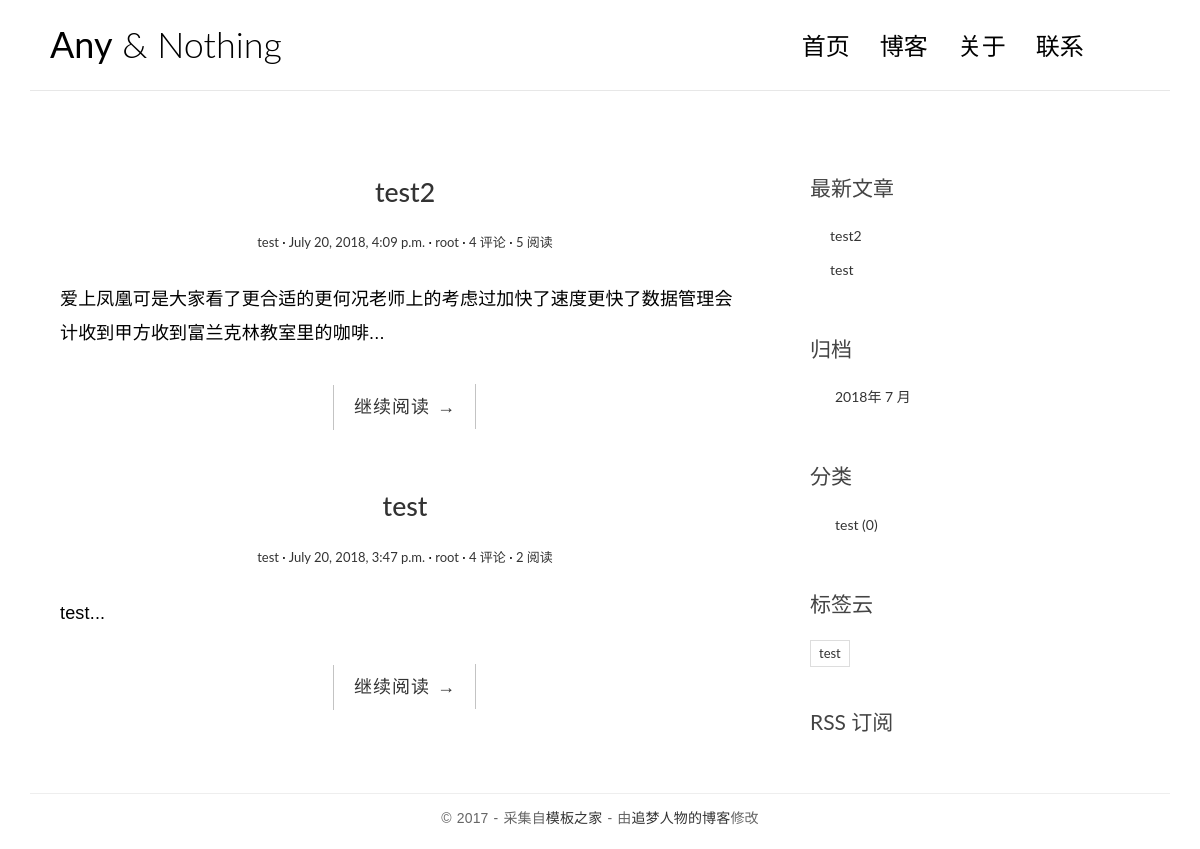
The app's page /, older data.
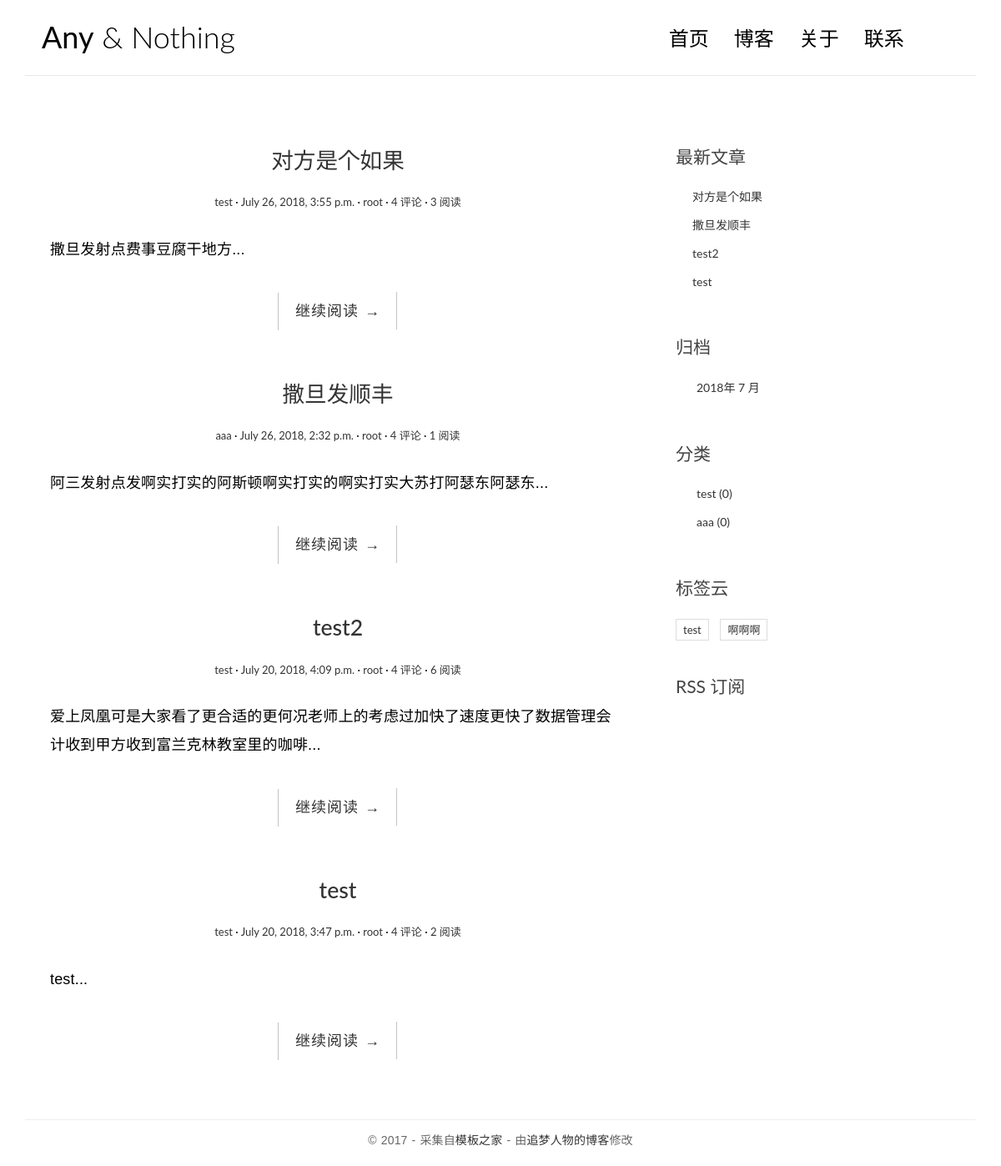
The same page, newer data.
### blog/models.py (models this page shows, shortened)
class Post(models.Model):
	title = models.CharField(max_length=100)
	body = models.TextField()
	created_time = models.DateTimeField()
	modified_time = models.DateTimeField()
	excerpt = models.CharField(max_length=200, blank=True)
	category = models.ForeignKey(Category, on_delete=models.CASCADE)
	tag = models.ManyToManyField(Tag)
	author = models.ForeignKey(User, on_delete=models.CASCADE)
	views = models.PositiveIntegerField(default=0)
	def get_absolute_url(self):
		return reverse('blog:detail', kwargs={'pk': self.pk})
	class Meta:
		ordering = ['-created_time', 'title']

class Category(models.Model):
	name = models.CharField(max_length=100)
	def __str__(self):
		return self.name

class Tag(models.Model):
	name = models.CharField(max_length=100)
	def __str__(self):
		return self.name

### blog/views.py (the view, shortened to what this page needs)
# urls.py: url(r'^$', views.IndexViews.as_view(), name='index'),
class IndexViews(ListView):
    model = Post
    template_name = 'blog/index.html'
    context_object_name = 'post_list'
    paginate_by = 5
    def get_context_data(self, **kwargs):
        context = super().get_context_data(**kwargs)
        '''
		父类生成的字典中已有了 paginator/page_obj/is_paginated 这三个模板变量
		paginator 是 Paginator 的一个实例(分页实例)
		page_obj 是 Page 的一个实例(当前分页实例)
		is_paginated 是一个布尔变量,指示是否分页
		由于 context 是一个字典,所以用 get 方法从中取出某个键对应的值
		'''
        paginator = context.get('paginator')
        page = context.get('page_obj')
        is_paginated = context.get('is_paginated')
        pagination_data = self.pagination_data(paginator, page, is_paginated)
        context.update(pagination_data)
        return context
    def pagination_data(self, paginator, page, is_paginated):
        if not is_paginated:
            return {}

### blog/templatetags/blog_tags.py (called while the page is built)
@register.simple_tag
def get_recent_posts(num=5):
	return Post.objects.all().order_by('-created_time')[:num]

@register.simple_tag
def archives():
	return Post.objects.dates('created_time', 'month', order='DESC')

@register.simple_tag
def get_categorys():
	return Category.objects.all()

@register.simple_tag
def get_tag_list():
	tag_list = Tag.objects.all()
	return tag_list

### templates/blog/index.html (shortened to what this page needs)
{% extends 'base.html' %}
{% block main %}
			{% for post in post_list %}
				<article class="post post-{{ post.pk }}">
					<header class="entry-header">
						<h1 class="entry-title">
							<a href="{{ post.get_absolute_url }}">{{ post.title }}</a>
						</h1>
						<div class="entry-meta">
							<span class="post-category"><a href="{% url 'blog:category' post.category.pk %}">{{ post.category }}</a></span>
							<span class="post-date"><a href="{% url 'blog:archives' post.created_time.year post.created_time.month %}"><time class="entry-date">{{ post.created_time }}</time></a></span>
							<span class="post-author"><a href="{% url 'blog:author' post.author.pk %}">{{ post.author }}</a></span>
							<span class="comments-link"><a href="#">4 评论</a></span>
							<span class="views-count"><a href="{{ post.get_absolute_url }}">{{ post.views }} 阅读</a></span>
						</div>
					</header>
					<div class="entry-content clearfix">
						<p> {{ post.excerpt }}...</p>
						<div class="read-more cl-effect-14">
							<a href="{{ post.get_absolute_url }}" class="more-link">继续阅读 <span class="meta-nav">→</span></a>
						</div>
					</div>
				</article>
			{% empty %}
					<div class="no-post">暂时还没有发布的文章！</div>
			{% endfor %}
{% endblock main %}

### templates/base.html (shortened to what this page needs)
{% load staticfiles %}
{% load blog_tags %}
<!DOCTYPE html>
<html>
<head>
	<link rel="stylesheet" href="{% static 'blog/css/bootstrap.min.css' %}">
	<link rel="stylesheet" href="http://code.ionicframework.com/ionicons/2.0.1/css/ionicons.min.css">
	<link rel="stylesheet" href="{% static 'blog/css/pace.css' %}">
	<link rel="stylesheet" href="{% static 'blog/css/custom.css' %}">
	<link rel="stylesheet" href="{% static 'blog/css/highlights/github.css' %}">
</head>
<body>
<div class="container">
	<header id="site-header">
		<div class="row">
			<div class="col-md-4 col-sm-5 col-xs-8">
				<div class="logo">
					<h1><a href="{% url 'blog:index' %}"><b>Any</b> &amp; Nothing</a></h1>
				</div>
			</div>
			<div class="col-md-8 col-sm-7 col-xs-4">
				<nav class="main-nav" role="navigation">
					<div class="collapse navbar-collapse" id="bs-example-navbar-collapse-1">
						<ul class="nav navbar-nav navbar-right">
							<li class="cl-effect-11"><a href="{% url 'blog:index' %}" data-hover="首页">首页</a></li>
							<li class="cl-effect-11"><a href="{% url 'blog:posts' %}" data-hover="博客">博客</a></li>
							<li class="cl-effect-11"><a href="{% url 'blog:about' %}" data-hover="关于">关于</a></li>
							<li class="cl-effect-11"><a href="{% url 'blog:contact' %}" data-hover="联系">联系</a></li>
						</ul>
					</div>
				</nav>
			</div>
		</div>
	</header>
</div>
<div class="content-body">
	<div class="container">
		<div class="row">
			<main class="col-md-8">
			{% block main %}
			{% endblock main %}
			</main>
			<aside class="col-md-4">
				<div class="widget widget-recent-posts">
					<h3 class="widget-title">最新文章</h3>
					{% get_recent_posts as recent_post_list %}
					<ul>
						{% for post in recent_post_list %}
						<li>
							<a href="{{ post.get_absolute_url }}">{{ post.title }}</a>
						</li>
					{% empty %}
					<li>暂无文章...</li>
					{% endfor %}
					</ul>
				</div>
				<div class="widget widget-archives">
					<h3 class="widget-title">归档</h3>
					{% archives as date_list %}
					<ul>
						{% for date in date_list %}
						<li>
							<a href="{% url 'blog:archives' date.year date.month %}">{{ date.year }}年 {{ date.month }} 月</a>
						</li>
						{% empty %}
						暂无归档...
						{% endfor %}
					</ul>
				</div>
				<div class="widget widget-category">
					<h3 class="widget-title">分类</h3>
					{% get_categorys as category_list %}
					<ul>
						{% for category in category_list %}
						<li>
							<a href="{% url 'blog:category' category.pk %}">{{ category.name }} <span class="post-count">(0)</span></a>
						</li>
					{% empty %}
					<li>暂无分类...</li>
					{% endfor %}
					</ul>
				</div>
				<div class="widget widget-tag-cloud">
					<h3 class="widget-title">标签云</h3>
					{% get_tag_list as tag_list %}
					<ul>
						{% for tag in tag_list %}
						<li>
							<a href="{% url 'blog:tag' tag.pk %}">{{ tag }}</a>
						</li>
						{% empty %}
						<li>暂无标签...</li>
						{% endfor %}
					</ul>
				</div>
				<div class="rss">
					<a href="{% url 'rss' %}"> RSS 订阅</a>
				</div>
			</aside>
		</div>
	</div>
</div>
<footer id="site-footer">
	<div class="container">
		<div class="row">
			<div class="col-md-12">
				<p class="copyright">&copy 2017 - 采集自<a href="http://www.cssmoban.com/"
														target="_blank" title="模板之家">模板之家</a>
					- 由<a href="http://zmrenwu.com/" title="网页模板" target="_blank">追梦人物的博客</a>修改
				</p>
			</div>
		</div>
	</div>
</footer>
</body>
</html>

### blog/static/blog/css/custom.css (style rules this page uses)
* { outline: none; }
h1, h2, h3, h4, h5, h6 { margin-top: 0; }
b { font-weight: 400; }
a { color: #333; }
body { color: #444; font-family: 'Lato', sans-serif; }
p { font-family: 'Ubuntu', sans-serif; font-weight: 400; word-spacing: 1px; letter-spacing: 0.01em; }
#site-header { background-color: #FFF; padding: 25px 20px; margin-bottom: 40px; border-bottom: 1px solid #e7e7e7; }
.logo h1 a { color: #000; }
.logo h1 { margin: 0; font-family: 'Lato', sans-serif; font-weight: 300; }
.main-nav { margin-top: 11px; max-width: 95%; }
.main-nav a { color: #000000 !important; padding: 0 0 5px 0 !important; margin-right: 30px; font-family: 'Lato', sans-serif; font-weight: 300; font-size: 24px; }
.cl-effect-11 a { padding: 10px 0; color: #0972b4; text-shadow: none; }
.cl-effect-11 a::before { position: absolute; top: 0; left: 0; overflow: hidden; padding: 0 0 5px 0 !important; max-width: 0; border-bottom: 1px solid #000; color: #000; content: attr(data-hover); white-space: nowrap; -webkit-transition: max-width 0.5s; -moz-transition: max-width 0.5s; transition: max-width 0.5s; }
.content-body { padding-bottom: 4em; }
.post { background: #fff; padding: 30px 30px 0; }
.entry-title { text-align: center; font-size: 1.9em; margin-bottom: 20px; line-height: 1.6; padding: 10px 20px 0; }
.entry-meta { text-align: center; color: #DDDDDD; font-size: 13px; margin-bottom: 30px; }
.entry-content { font-size: 18px; line-height: 1.9; font-weight: 300; color: #000; }
.post-category::after, .post-date::after, .post-author::after, .comments-link::after { content: ' ·'; color: #000; }
.read-more { font-family: 'Ubuntu', sans-serif; font-weight: 400; word-spacing: 1px; letter-spacing: 0.01em; text-align: center; margin-top: 20px; }
.cl-effect-14 a { padding: 0 20px; height: 45px; line-height: 45px; position: relative; display: inline-block; margin: 15px 25px; letter-spacing: 1px; font-weight: 400; text-shadow: 0 0 1px rgba(255, 255, 255, 0.3); }
.cl-effect-14 a::before, .cl-effect-14 a::after { position: absolute; width: 45px; height: 1px; background: #C3C3C3; content: ''; -webkit-transition: all 0.3s; -moz-transition: all 0.3s; transition: all 0.3s; pointer-events: none; }
.cl-effect-14 a::before { top: 0; left: 0; -webkit-transform: rotate(90deg); -moz-transform: rotate(90deg); transform: rotate(90deg); -webkit-transform-origin: 0 0; -moz-transform-origin: 0 0; transform-origin: 0 0; }
.cl-effect-14 a::after { right: 0; bottom: 0; -webkit-transform: rotate(90deg); -moz-transform: rotate(90deg); transform: rotate(90deg); -webkit-transform-origin: 100% 0; -moz-transform-origin: 100% 0; transform-origin: 100% 0; }
.widget { background: #fff; padding: 30px 0 0; }
.widget-title { font-size: 1.5em; margin-bottom: 20px; line-height: 1.6; padding: 10px 0 0; font-weight: 400; }
.widget-recent-posts ul { padding: 0; margin: 0; padding-left: 20px; }
.widget-recent-posts ul li { list-style-type: none; position: relative; line-height: 170%; margin-bottom: 10px; }
.widget-recent-posts ul li::before { content: '\f3d3'; font-family: "Ionicons"; position: absolute; left: -17px; top: 3px; font-size: 16px; color: #000; }
.widget-archives ul { padding: 0; margin: 0; padding-left: 25px; }
.widget-archives ul li { list-style-type: none; position: relative; line-height: 170%; margin-bottom: 10px; }
.widget-archives ul li::before { content: '\f3f3'; font-family: "Ionicons"; position: absolute; left: -25px; top: 1px; font-size: 16px; color: #000; }
.widget-category ul { padding: 0; margin: 0; padding-left: 25px; }
.widget-category ul li { list-style-type: none; position: relative; line-height: 170%; margin-bottom: 10px; }
.widget-category ul li::before { content: '\f3fe'; font-family: "Ionicons"; position: absolute; left: -25px; top: 1px; font-size: 18px; color: #000; }
.widget-tag-cloud ul { padding: 0; margin: 0; margin-right: -10px; }
.widget-tag-cloud ul li { list-style-type: none; font-size: 13px; display: inline-block; margin-right: 10px; margin-bottom: 10px; padding: 3px 8px; border: 1px solid #ddd; }
.rss { font-size: 21px; margin-top: 30px; }
.rss a { color: #444; }
#site-footer { padding-top: 10px; padding: 0 0 1.5em 0; }
.copyright { text-align: center; padding-top: 1em; margin: 0; border-top: 1px solid #eee; color: #666; }

Row changes from the older to the newer data that the page shows:
added Post: title "对方是个如果", category "test", created_time "July 26, 2018, 3:55 p.m.", author "root", views "3", excerpt "撒旦发射点费事豆腐干地方"
added Post: title "撒旦发顺丰", category "aaa", created_time "July 26, 2018, 2:32 p.m.", author "root", views "1", excerpt "阿三发射点发啊实打实的阿斯顿啊实打实的啊实打实大苏打阿瑟东阿瑟东"
changed Post "test2": views "5" → "6"
added Category: name "aaa"
added Tag: name "啊啊啊"
